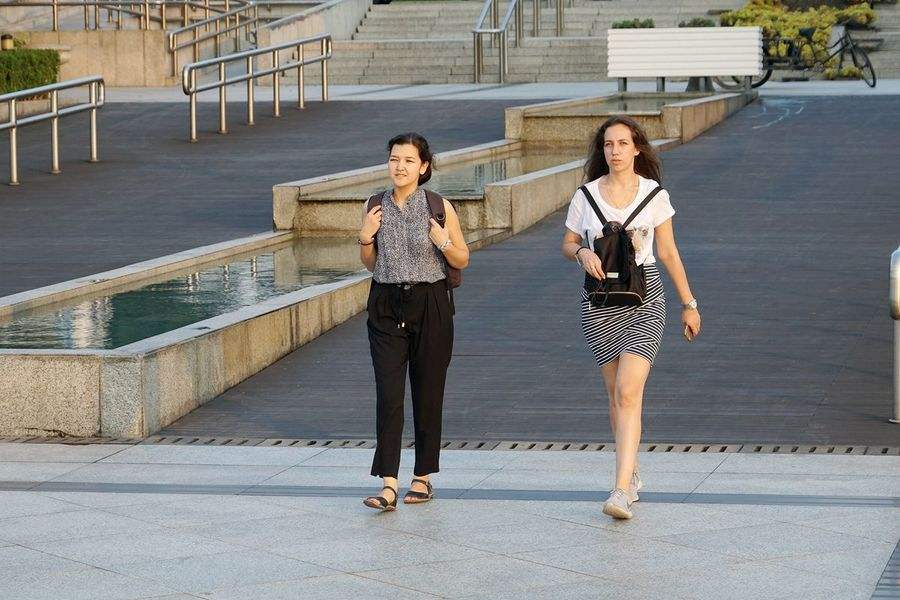
#> input picture images/test/girl.jpg, 900 x 600 px
$ python HOG.py   (older library calls are emulated)
#> lines starting #> are read from the running program, lines starting #| are printed output that depends on the picture; after the words box and inside, x2 and y2 are one past the last pixel; in counts of white or black regions, pixels touching at a corner belong together
# 学习:https://github.com/PENGZhaoqing/Hog-feature

import cv2
import numpy as np
import math


class Hog_descriptor():

    def __init__(self, img, cell_size=8, bin_size=9):
        '''
        一个block由2x2个cell组成，步长为1个cell大小
        :param img: 输入图像(更准确的说是检测窗口)，要求灰度图像,对于行人检测图像大小一般为128x64 即是输入图像上的一小块裁切区域
        :param cell_size: 细胞单元的大小 如8，表示8x8个像素
        :param bin_size: 直方图的bin个数
        '''
        '''
        采用Gamma校正法对输入图像进行颜色空间的标准化（归一化），目的是调节图像的对比度，降低图像局部
        的阴影和光照变化所造成的影响，同时可以抑制噪音。采用的gamma值为0.5。 f(I)=I^γ
        '''
        self.img = img
        self.img = np.sqrt(img * 1.0 / float(np.max(img)))  # gamma=0.5
        self.img = self.img * 255  # 反归一化
        self.cell_size = cell_size  # 单元边长
        self.bin_size = bin_size  # 直方图列数
        self.angle_unit = 180 / self.bin_size  # 直方图每个列的宽度
        assert type(self.bin_size) == int, "bin_size should be integer,"
        assert type(self.cell_size) == int, "cell_size should be integer,"
        assert 180 % self.bin_size == 0, "bin_size should be divisible by 180"

    # 主功能，计算图像的HOG描述符，顺便求 HOG - image特征图
    def extract(self):
        height, width = self.img.shape
        '''
        1、计算图像每一个像素点的梯度幅值和方向
        '''
        gradient_value, gradient_angle = self.global_gradient()
        gradient_value = abs(gradient_value)  # 避免负数,下面直方图统计时，正负抵消没了
        '''
        2、计算输入图像的每个cell单元的梯度直方图，形成每个cell的直方图descriptor
            若图像128x64 可以得到16x8个cell，每个cell由9个bin组成
        '''
        cell_gradient_value = np.zeros((height // self.cell_size, width // self.cell_size, self.bin_size))
        for i in range(cell_gradient_value.shape[0]):
            for j in range(cell_gradient_value.shape[1]):
                # 当前cell
                cs = self.cell_size
                cell_gradient = gradient_value[i * cs:i * cs + cs, j * cs:j * cs + cs]
                cell_angle = gradient_angle[i * cs:i * cs + cs, j * cs:j * cs + cs]
                cell_gradient_value[i][j] = self.cell_gradient(cell_gradient, cell_angle)  # 计算出该cell的直方图
        '''
        3、将2x2个cell组成一个block，一个block内所有cell的特征串联起来得到该block的HOG特征descriptor
           将图像image内所有block的HOG特征descriptor串联起来得到该image（检测目标）的HOG特征descriptor，
           这就是最终分类的特征向量
        '''
        hog_vector = []  # 默认步长为一个cell大小，一个block由2x2个cell组成，遍历每一个block
        for i in range(cell_gradient_value.shape[0] - 1):
            for j in range(cell_gradient_value.shape[1] - 1):
                block_vector = []  # 第[i][j]个block
                block_vector.extend(cell_gradient_value[i][j])
                block_vector.extend(cell_gradient_value[i][j + 1])
                block_vector.extend(cell_gradient_value[i + 1][j])
                block_vector.extend(cell_gradient_value[i + 1][j + 1])
                '''块内归一化梯度直方图，去除光照、阴影等变化，增加鲁棒性，健壮性'''
                # 使用l2范数归一化
                divider = math.sqrt(sum(i ** 2 for i in block_vector) + 1e-5)
                block_vector = [i / divider for i in block_vector]
                hog_vector.extend(block_vector)

        # *可选  将得到的每个cell的梯度方向直方图绘出，得到特征图，便于观察
        hog_image = self.gradient_image(cell_gradient_value)
        return hog_vector, hog_image

    # def extract()的辅助函数，使用sobel算子计算每个像素沿x、y的梯度和方向
    def global_gradient(self):
        gradient_values_x = cv2.Sobel(self.img, ddepth=cv2.CV_64F, dx=1, dy=0, ksize=5)
        gradient_values_y = cv2.Sobel(self.img, ddepth=cv2.CV_64F, dx=0, dy=1, ksize=5)
        gradient_magnitude, gradient_angle = cv2.cartToPolar(gradient_values_x, gradient_values_y, angleInDegrees=True)
        # 180°~360°，减去180度
        gradient_angle[gradient_angle >= 180] -= 180
        gradient_angle[gradient_angle == 180] = 0  # 不知道为什么，上一句筛不掉恰好180的???
        return gradient_magnitude, gradient_angle

    # def extract()的辅助函数，为一个cell单元构建梯度方向直方图
    def cell_gradient(self, cell_gradient, cell_angle):
        bin = np.zeros(self.bin_size)  # 线性插值，[0°,20°,40°.....]
        # 遍历cell中的像素点
        for i in range(cell_gradient.shape[0]):
            for j in range(cell_gradient.shape[1]):
                value = cell_gradient[i][j]  # 当前像素的梯度幅值
                angle = cell_angle[i][j]  # 当前像素的梯度方向
                left_i = int(angle / self.angle_unit) % self.bin_size  # 左邻居index
                right_w = (angle - left_i * self.angle_unit) / self.angle_unit  # 右邻居权重比例,联想杠杆原理

                bin[left_i] += value * (1 - right_w)
                bin[(left_i + 1) % self.bin_size] += value * right_w
        return bin

    # 辅助函数，将梯度直方图转化为特征图像,便于观察
    def gradient_image(self, cell_gradient):
        '''
        将得到的每个cell的梯度方向直方图绘出，得到特征图
        :param cell_gradient: 输入图像的每个cell单元的梯度直方图,形状为[h/cell_size,w/cell_size,bin_size]
        :return: 特征图
        '''
        image = np.zeros(self.img.shape)  # 一张画布,和输入图像一样大
        cell_width = self.cell_size / 2
        max_mag = cell_gradient.max()
        # 遍历每一个cell
        for x in range(cell_gradient.shape[0]):
            for y in range(cell_gradient.shape[1]):
                cell_grad = cell_gradient[x][y] / max_mag  # 获取第[i][j]个cell的梯度直方图 and 归一化
                # 遍历每一个bin区间
                for i in range(self.bin_size):
                    value = cell_grad[i]
                    angle_radian = math.radians(i * 20)
                    # 计算起始坐标和终点坐标，长度为幅值(归一化),幅值越大、绘制的线条越长、越亮
                    x1 = int(x * self.cell_size + cell_width + value * cell_width * math.cos(angle_radian))
                    y1 = int(y * self.cell_size + cell_width + value * cell_width * math.sin(angle_radian))
                    x2 = int(x * self.cell_size + cell_width - value * cell_width * math.cos(angle_radian))
                    y2 = int(y * self.cell_size + cell_width - value * cell_width * math.sin(angle_radian))
                    cv2.line(image, (y1, x1), (y2, x2), int(255 * math.sqrt(value)))
        return image


# 测试
if __name__ == '__main__':
    ori_img = cv2.imread('images/test/girl.jpg', cv2.IMREAD_GRAYSCALE)  # 灰度图
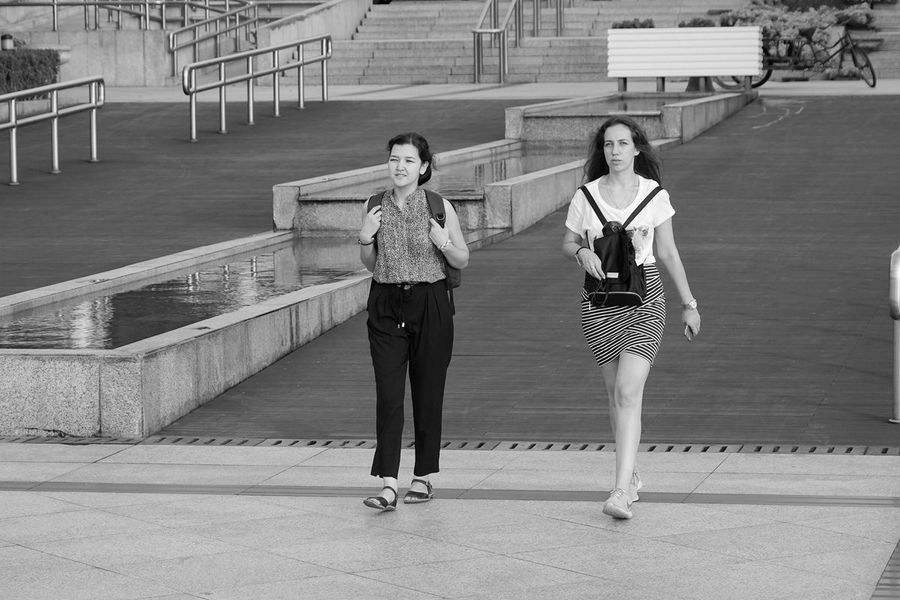
#> ori_img: shape (600, 900); min 0, max 255, mean 129.3
    hog_vec, hog_img = Hog_descriptor(ori_img).extract()
#> in __init__, `self.img = np.sqrt(img * 1.0 / float(np.max(img)))`:
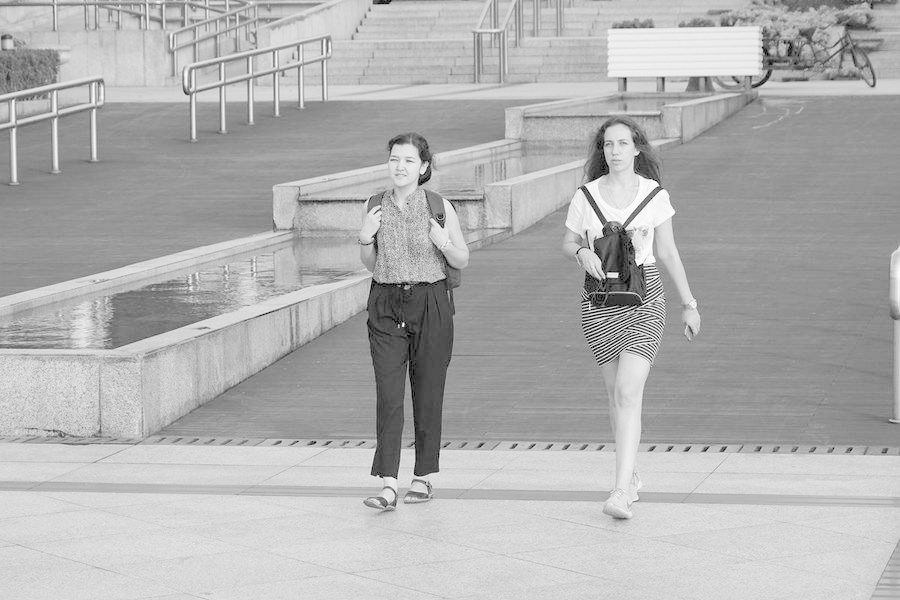
#> self.img: shape (600, 900) float64; min 0, max 1, mean 0.697
#> in global_gradient, `gradient_values_y = cv2.Sobel(self.img, ddepth=cv2.CV_64F, dx=0, dy=1,..`:
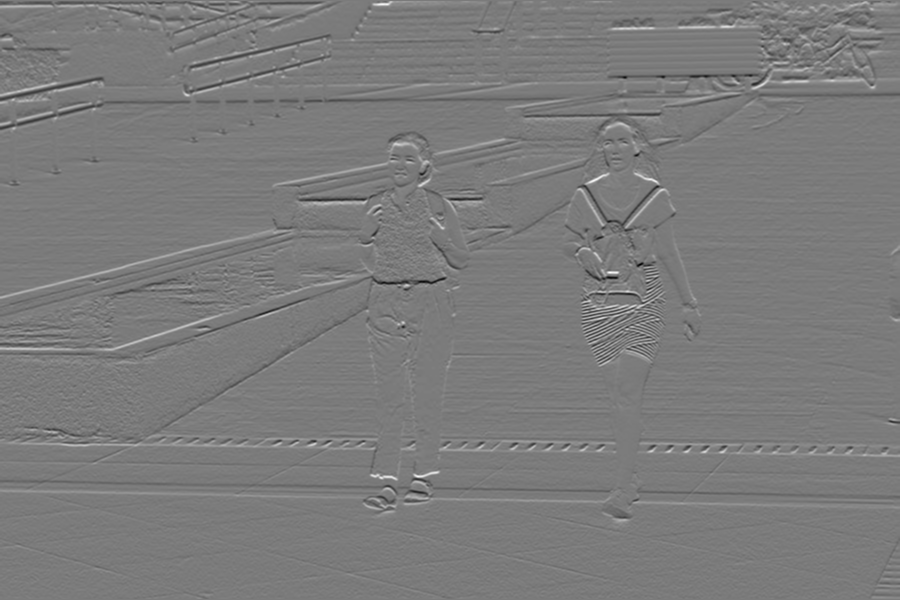
#> gradient_values_y: shape (600, 900) float64; min -8775.8, max 9340.8, mean 8.5; drawn with min black and max white
#> in global_gradient, `gradient_magnitude, gradient_angle = cv2.cartToPolar(gradient_values_x..`:
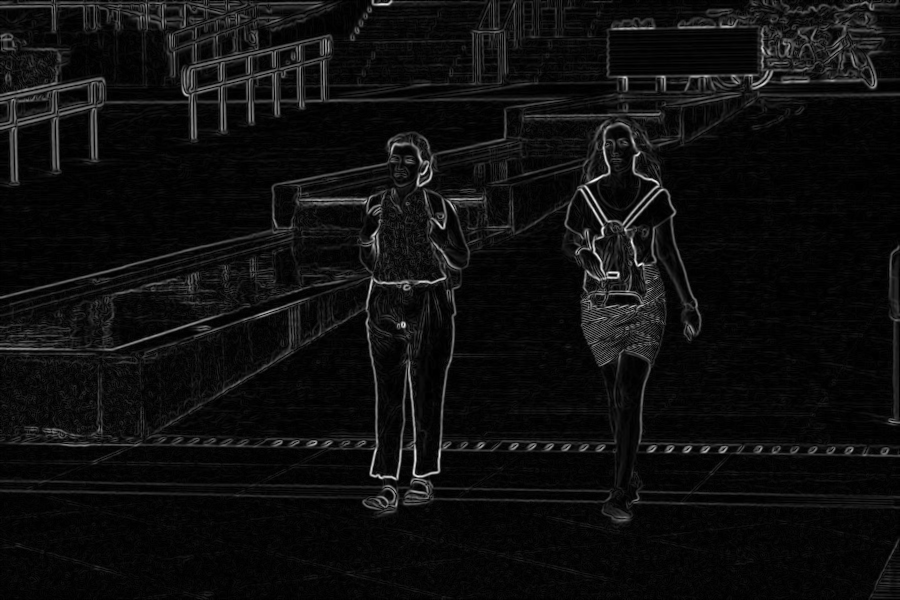
#> gradient_magnitude: shape (600, 900) float64; min 0, max 9553.3, mean 554.5; drawn with min black and max white
#> in global_gradient, `gradient_magnitude, gradient_angle = cv2.cartToPolar(gradient_values_x..`:
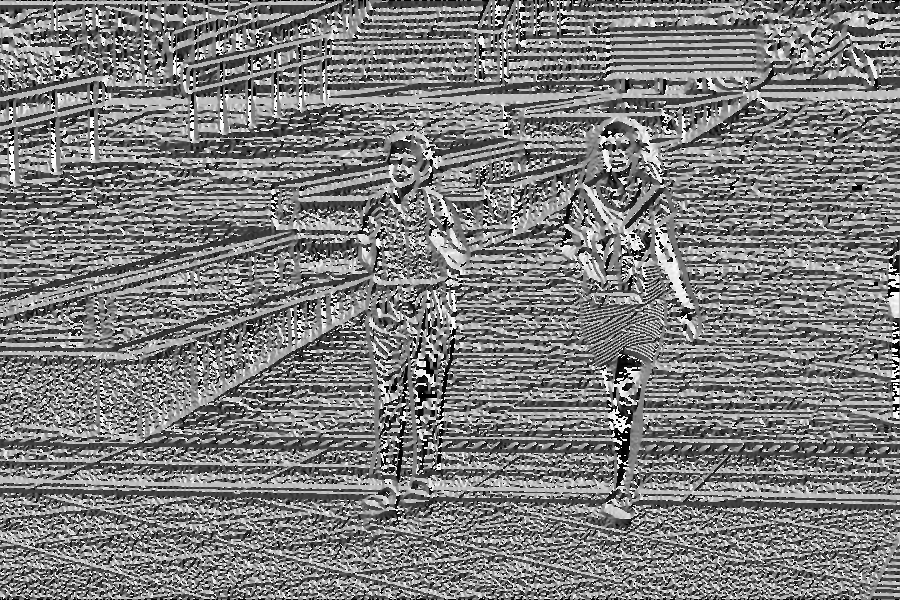
#> gradient_angle: shape (600, 900) float64; min 0, max 360, mean 177.4; drawn with min black and max white
#> in global_gradient, `gradient_angle[gradient_angle >= 180] -= 180`:
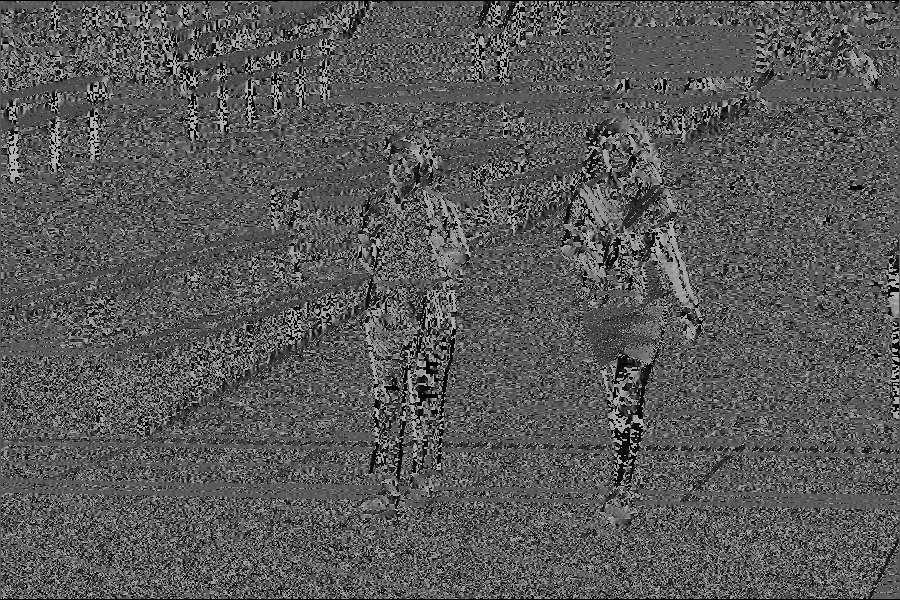
#> gradient_angle: shape (600, 900) float64; min 0, max 180, mean 88.6
#> in global_gradient, `gradient_angle[gradient_angle == 180] = 0`: gradient_angle: shape (600, 900) float64; under 0.01% of pixels changed, all inside (x1, y1, x2, y2) = (196, 55, 197, 56)
#> after the loop in gradient_image, `for x in range(cell_gradient.shape[0]):`:
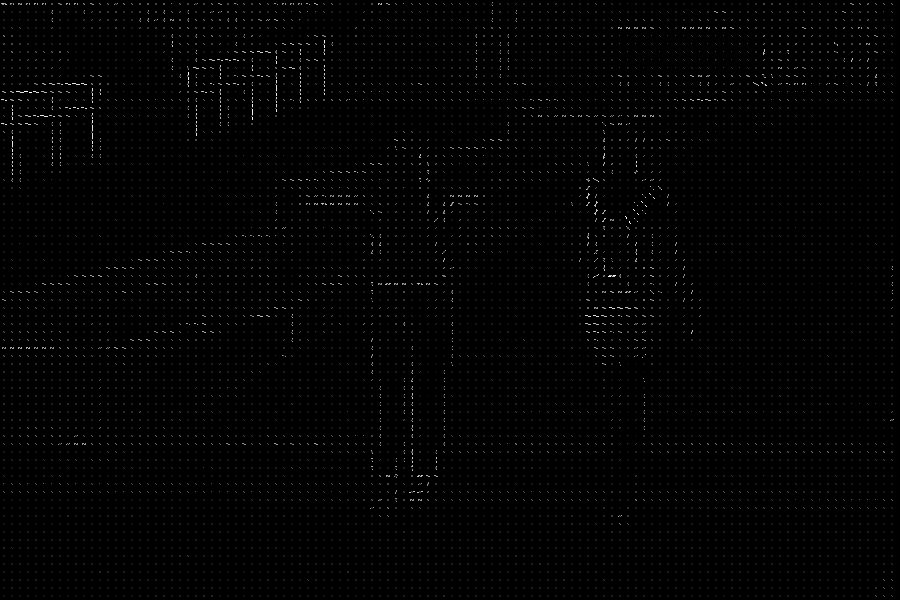
#> image: shape (600, 900) float64; min 0, max 255, mean 2.8
    '''
        绘制两幅图，做对比
    '''
    import matplotlib.pyplot as plt

    plt.figure(figsize=(6.4, 2.0 * 3.2))
    plt.subplot(1, 2, 1)
    plt.imshow(ori_img, cmap=plt.cm.gray)
    plt.subplot(1, 2, 2)
    plt.imshow(hog_img, cmap=plt.cm.gray)  # 输出灰度图
    plt.show()
